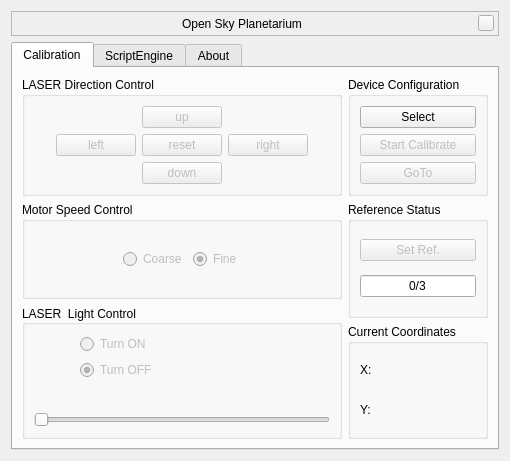
<?xml version="1.0" encoding="UTF-8"?>
<ui version="4.0">
 <class>OSPMainDialog</class>
 <widget class="QWidget" name="OSPMainDialog">
  <property name="geometry">
   <rect>
    <x>0</x>
    <y>0</y>
    <width>510</width>
    <height>461</height>
   </rect>
  </property>
  <property name="focusPolicy">
   <enum>Qt::ClickFocus</enum>
  </property>
  <property name="windowTitle">
   <string>Form</string>
  </property>
  <layout class="QVBoxLayout" name="verticalLayout">
   <item>
    <widget class="BarFrame" name="TitleBar">
     <property name="sizePolicy">
      <sizepolicy hsizetype="Expanding" vsizetype="Minimum">
       <horstretch>0</horstretch>
       <verstretch>0</verstretch>
      </sizepolicy>
     </property>
     <property name="minimumSize">
      <size>
       <width>0</width>
       <height>25</height>
      </size>
     </property>
     <property name="maximumSize">
      <size>
       <width>16777215</width>
       <height>30</height>
      </size>
     </property>
     <property name="focusPolicy">
      <enum>Qt::NoFocus</enum>
     </property>
     <property name="autoFillBackground">
      <bool>false</bool>
     </property>
     <property name="frameShape">
      <enum>QFrame::StyledPanel</enum>
     </property>
     <layout class="QHBoxLayout" name="_2">
      <property name="spacing">
       <number>6</number>
      </property>
      <property name="leftMargin">
       <number>0</number>
      </property>
      <property name="topMargin">
       <number>0</number>
      </property>
      <property name="rightMargin">
       <number>4</number>
      </property>
      <property name="bottomMargin">
       <number>0</number>
      </property>
      <item>
       <spacer name="leftSpacer">
        <property name="orientation">
         <enum>Qt::Horizontal</enum>
        </property>
        <property name="sizeHint" stdset="0">
         <size>
          <width>40</width>
          <height>20</height>
         </size>
        </property>
       </spacer>
      </item>
      <item>
       <widget class="QLabel" name="stelWindowTitle">
        <property name="text">
         <string>Open Sky Planetarium</string>
        </property>
       </widget>
      </item>
      <item>
       <spacer name="rightSpacer">
        <property name="orientation">
         <enum>Qt::Horizontal</enum>
        </property>
        <property name="sizeHint" stdset="0">
         <size>
          <width>40</width>
          <height>20</height>
         </size>
        </property>
       </spacer>
      </item>
      <item>
       <widget class="QPushButton" name="closeStelWindow">
        <property name="minimumSize">
         <size>
          <width>16</width>
          <height>16</height>
         </size>
        </property>
        <property name="maximumSize">
         <size>
          <width>16</width>
          <height>16</height>
         </size>
        </property>
        <property name="focusPolicy">
         <enum>Qt::NoFocus</enum>
        </property>
        <property name="text">
         <string/>
        </property>
       </widget>
      </item>
     </layout>
    </widget>
   </item>
   <item>
    <widget class="QTabWidget" name="tabWidg">
     <property name="tabPosition">
      <enum>QTabWidget::North</enum>
     </property>
     <property name="tabShape">
      <enum>QTabWidget::Rounded</enum>
     </property>
     <property name="currentIndex">
      <number>0</number>
     </property>
     <property name="movable">
      <bool>false</bool>
     </property>
     <property name="tabBarAutoHide">
      <bool>false</bool>
     </property>
     <widget class="QWidget" name="calTab">
      <attribute name="title">
       <string>Calibration</string>
      </attribute>
      <layout class="QHBoxLayout" name="horizontalLayout_4">
       <item>
        <layout class="QVBoxLayout" name="verticalLayout_8">
         <item>
          <widget class="QGroupBox" name="laserDirControl">
           <property name="toolTip">
            <string/>
           </property>
           <property name="title">
            <string>LASER Direction Control</string>
           </property>
           <layout class="QGridLayout" name="gridLayout">
            <item row="2" column="2">
             <widget class="QPushButton" name="mvDown">
              <property name="enabled">
               <bool>false</bool>
              </property>
              <property name="toolTip">
               <string>Makes the LASER move downward only if it is not at (0,0).</string>
              </property>
              <property name="text">
               <string>down</string>
              </property>
             </widget>
            </item>
            <item row="0" column="2">
             <widget class="QPushButton" name="mvUp">
              <property name="enabled">
               <bool>false</bool>
              </property>
              <property name="toolTip">
               <string>Makes the LASER move upwards upto 90 degrees from (0,0).</string>
              </property>
              <property name="text">
               <string>up</string>
              </property>
             </widget>
            </item>
            <item row="1" column="3">
             <widget class="QPushButton" name="mvRight">
              <property name="enabled">
               <bool>false</bool>
              </property>
              <property name="toolTip">
               <string>Makes the LASER move rightwards upto 360 degrees from (0,0).</string>
              </property>
              <property name="text">
               <string>right</string>
              </property>
             </widget>
            </item>
            <item row="1" column="1">
             <widget class="QPushButton" name="mvLeft">
              <property name="enabled">
               <bool>false</bool>
              </property>
              <property name="toolTip">
               <string>Makes the LASER move leftwards only if it is not at (0,0).</string>
              </property>
              <property name="text">
               <string>left</string>
              </property>
             </widget>
            </item>
            <item row="1" column="0">
             <spacer name="horizontalSpacer">
              <property name="orientation">
               <enum>Qt::Horizontal</enum>
              </property>
              <property name="sizeHint" stdset="0">
               <size>
                <width>40</width>
                <height>20</height>
               </size>
              </property>
             </spacer>
            </item>
            <item row="1" column="4">
             <spacer name="horizontalSpacer_2">
              <property name="orientation">
               <enum>Qt::Horizontal</enum>
              </property>
              <property name="sizeHint" stdset="0">
               <size>
                <width>40</width>
                <height>20</height>
               </size>
              </property>
             </spacer>
            </item>
            <item row="1" column="2">
             <widget class="QPushButton" name="reset">
              <property name="enabled">
               <bool>false</bool>
              </property>
              <property name="toolTip">
               <string>Takes the LASER to (0,0).</string>
              </property>
              <property name="text">
               <string>reset</string>
              </property>
             </widget>
            </item>
           </layout>
          </widget>
         </item>
         <item>
          <widget class="QGroupBox" name="MotorSwitchingControl">
           <property name="title">
            <string>Motor Speed Control</string>
           </property>
           <layout class="QHBoxLayout" name="horizontalLayout">
            <item>
             <spacer name="horizontalSpacer_6">
              <property name="orientation">
               <enum>Qt::Horizontal</enum>
              </property>
              <property name="sizeHint" stdset="0">
               <size>
                <width>46</width>
                <height>20</height>
               </size>
              </property>
             </spacer>
            </item>
            <item>
             <widget class="QRadioButton" name="CoarseAdj">
              <property name="enabled">
               <bool>false</bool>
              </property>
              <property name="focusPolicy">
               <enum>Qt::StrongFocus</enum>
              </property>
              <property name="toolTip">
               <string>Makes the movement of LASER fast during its direction control.</string>
              </property>
              <property name="text">
               <string>Coarse</string>
              </property>
              <property name="checked">
               <bool>false</bool>
              </property>
             </widget>
            </item>
            <item>
             <widget class="QRadioButton" name="FineAdj">
              <property name="enabled">
               <bool>false</bool>
              </property>
              <property name="toolTip">
               <string>Makes the movement of LASER slow during its direction control. </string>
              </property>
              <property name="text">
               <string>Fine</string>
              </property>
              <property name="checked">
               <bool>true</bool>
              </property>
             </widget>
            </item>
            <item>
             <spacer name="horizontalSpacer_5">
              <property name="orientation">
               <enum>Qt::Horizontal</enum>
              </property>
              <property name="sizeHint" stdset="0">
               <size>
                <width>45</width>
                <height>20</height>
               </size>
              </property>
             </spacer>
            </item>
           </layout>
          </widget>
         </item>
         <item>
          <widget class="QGroupBox" name="laserlightControl">
           <property name="contextMenuPolicy">
            <enum>Qt::PreventContextMenu</enum>
           </property>
           <property name="toolTip">
            <string/>
           </property>
           <property name="title">
            <string>LASER  Light Control</string>
           </property>
           <property name="alignment">
            <set>Qt::AlignLeading|Qt::AlignLeft|Qt::AlignVCenter</set>
           </property>
           <layout class="QFormLayout" name="formLayout">
            <item row="0" column="0">
             <spacer name="horizontalSpacer_3">
              <property name="orientation">
               <enum>Qt::Horizontal</enum>
              </property>
              <property name="sizeHint" stdset="0">
               <size>
                <width>40</width>
                <height>20</height>
               </size>
              </property>
             </spacer>
            </item>
            <item row="0" column="1">
             <widget class="QRadioButton" name="laserOn">
              <property name="enabled">
               <bool>false</bool>
              </property>
              <property name="focusPolicy">
               <enum>Qt::StrongFocus</enum>
              </property>
              <property name="toolTip">
               <string>Turns the LASER on and enables slider to control intensity.</string>
              </property>
              <property name="text">
               <string>Turn ON</string>
              </property>
              <property name="checked">
               <bool>false</bool>
              </property>
              <attribute name="buttonGroup">
               <string notr="true">buttonGroup</string>
              </attribute>
             </widget>
            </item>
            <item row="2" column="1">
             <widget class="QRadioButton" name="laserOff">
              <property name="enabled">
               <bool>false</bool>
              </property>
              <property name="toolTip">
               <string>Turns the LASER off and sends the slider to its initial position. </string>
              </property>
              <property name="text">
               <string>Turn OFF</string>
              </property>
              <property name="checked">
               <bool>true</bool>
              </property>
              <attribute name="buttonGroup">
               <string notr="true">buttonGroup</string>
              </attribute>
             </widget>
            </item>
            <item row="3" column="1">
             <spacer name="horizontalSpacer_4">
              <property name="orientation">
               <enum>Qt::Horizontal</enum>
              </property>
              <property name="sizeHint" stdset="0">
               <size>
                <width>40</width>
                <height>20</height>
               </size>
              </property>
             </spacer>
            </item>
            <item row="4" column="0" colspan="2">
             <widget class="QSlider" name="intensity">
              <property name="enabled">
               <bool>false</bool>
              </property>
              <property name="toolTip">
               <string>Controls the intensity of LASER. Drag the slider to change the intensity.</string>
              </property>
              <property name="minimum">
               <number>50</number>
              </property>
              <property name="maximum">
               <number>255</number>
              </property>
              <property name="value">
               <number>50</number>
              </property>
              <property name="sliderPosition">
               <number>50</number>
              </property>
              <property name="tracking">
               <bool>false</bool>
              </property>
              <property name="orientation">
               <enum>Qt::Horizontal</enum>
              </property>
             </widget>
            </item>
           </layout>
          </widget>
         </item>
        </layout>
       </item>
       <item>
        <layout class="QVBoxLayout" name="verticalLayout_6">
         <item>
          <widget class="QGroupBox" name="configDevice">
           <property name="title">
            <string>Device Configuration</string>
           </property>
           <layout class="QVBoxLayout" name="verticalLayout_5">
            <item>
             <widget class="QPushButton" name="selectDev">
              <property name="enabled">
               <bool>true</bool>
              </property>
              <property name="toolTip">
               <string>Selects the connected device.</string>
              </property>
              <property name="text">
               <string>Select</string>
              </property>
             </widget>
            </item>
            <item>
             <widget class="QPushButton" name="startCal">
              <property name="enabled">
               <bool>false</bool>
              </property>
              <property name="toolTip">
               <string>Initializes calibration using 2 or 3 reference stars. Also, it sets the current position of LASER as (0,0).</string>
              </property>
              <property name="text">
               <string>Start Calibrate</string>
              </property>
             </widget>
            </item>
            <item>
             <widget class="QPushButton" name="goTo">
              <property name="enabled">
               <bool>false</bool>
              </property>
              <property name="toolTip">
               <string>Takes the LASER to selected star after calibration has been accomplished.</string>
              </property>
              <property name="text">
               <string>GoTo</string>
              </property>
             </widget>
            </item>
           </layout>
          </widget>
         </item>
         <item>
          <widget class="QGroupBox" name="refStatus">
           <property name="title">
            <string>Reference Status</string>
           </property>
           <layout class="QVBoxLayout" name="verticalLayout_7">
            <item>
             <widget class="QPushButton" name="setRef">
              <property name="enabled">
               <bool>false</bool>
              </property>
              <property name="toolTip">
               <string>Sets reference when a star is selected. It is disabled when three references have been set successfully.</string>
              </property>
              <property name="text">
               <string>Set Ref.</string>
              </property>
             </widget>
            </item>
            <item>
             <widget class="QLineEdit" name="refStat">
              <property name="enabled">
               <bool>true</bool>
              </property>
              <property name="toolTip">
               <string>Displays the number of references set.</string>
              </property>
              <property name="text">
               <string>0/3</string>
              </property>
              <property name="alignment">
               <set>Qt::AlignCenter</set>
              </property>
              <property name="readOnly">
               <bool>true</bool>
              </property>
             </widget>
            </item>
           </layout>
          </widget>
         </item>
         <item>
          <widget class="QGroupBox" name="groupBox_2">
           <property name="toolTip">
            <string/>
           </property>
           <property name="title">
            <string>Current Coordinates</string>
           </property>
           <layout class="QVBoxLayout" name="verticalLayout_2">
            <item>
             <layout class="QHBoxLayout" name="horizontalLayout_5">
              <item>
               <widget class="QLabel" name="label">
                <property name="toolTip">
                 <string>Displays the current horizontal position of LASER in degrees. </string>
                </property>
                <property name="text">
                 <string>X:</string>
                </property>
               </widget>
              </item>
              <item>
               <widget class="QLabel" name="X">
                <property name="text">
                 <string/>
                </property>
               </widget>
              </item>
             </layout>
            </item>
            <item>
             <layout class="QHBoxLayout" name="horizontalLayout_6">
              <item>
               <widget class="QLabel" name="label_3">
                <property name="toolTip">
                 <string>Displays the current vertical position of LASER in degrees.</string>
                </property>
                <property name="text">
                 <string>Y:</string>
                </property>
               </widget>
              </item>
              <item>
               <widget class="QLabel" name="Y">
                <property name="text">
                 <string/>
                </property>
               </widget>
              </item>
             </layout>
            </item>
           </layout>
          </widget>
         </item>
        </layout>
       </item>
      </layout>
     </widget>
     <widget class="QWidget" name="scriptTab">
      <attribute name="title">
       <string>ScriptEngine</string>
      </attribute>
      <widget class="QSplitter" name="splitter">
       <property name="geometry">
        <rect>
         <x>341</x>
         <y>41</y>
         <width>101</width>
         <height>291</height>
        </rect>
       </property>
       <property name="orientation">
        <enum>Qt::Vertical</enum>
       </property>
       <widget class="QSlider" name="volumeChanged">
        <property name="enabled">
         <bool>true</bool>
        </property>
        <property name="sizePolicy">
         <sizepolicy hsizetype="Expanding" vsizetype="Expanding">
          <horstretch>0</horstretch>
          <verstretch>0</verstretch>
         </sizepolicy>
        </property>
        <property name="cursor">
         <cursorShape>BusyCursor</cursorShape>
        </property>
        <property name="value">
         <number>50</number>
        </property>
        <property name="orientation">
         <enum>Qt::Horizontal</enum>
        </property>
       </widget>
       <widget class="QPushButton" name="playui">
        <property name="enabled">
         <bool>false</bool>
        </property>
        <property name="text">
         <string>Play</string>
        </property>
       </widget>
       <widget class="QPushButton" name="stopui">
        <property name="enabled">
         <bool>true</bool>
        </property>
        <property name="text">
         <string>Stop</string>
        </property>
       </widget>
       <widget class="QPushButton" name="openScript">
        <property name="text">
         <string>Open</string>
        </property>
       </widget>
       <widget class="QPushButton" name="saveScript">
        <property name="text">
         <string>Save</string>
        </property>
       </widget>
       <widget class="QPushButton" name="compScript">
        <property name="text">
         <string>Build</string>
        </property>
       </widget>
       <widget class="QPushButton" name="execScript">
        <property name="enabled">
         <bool>true</bool>
        </property>
        <property name="text">
         <string>Build + Run</string>
        </property>
       </widget>
      </widget>
      <widget class="QSplitter" name="splitter_2">
       <property name="geometry">
        <rect>
         <x>10</x>
         <y>10</y>
         <width>431</width>
         <height>23</height>
        </rect>
       </property>
       <property name="orientation">
        <enum>Qt::Horizontal</enum>
       </property>
       <widget class="QPushButton" name="gt">
        <property name="text">
         <string>Goto</string>
        </property>
       </widget>
       <widget class="QPushButton" name="pl">
        <property name="text">
         <string>Audio</string>
        </property>
       </widget>
       <widget class="QPushButton" name="wt">
        <property name="text">
         <string>WAIT</string>
        </property>
       </widget>
       <widget class="QPushButton" name="lo">
        <property name="text">
         <string>LASER ON/OFF</string>
        </property>
       </widget>
      </widget>
      <widget class="QTextEdit" name="scriptEdit">
       <property name="geometry">
        <rect>
         <x>13</x>
         <y>42</y>
         <width>321</width>
         <height>291</height>
        </rect>
       </property>
       <property name="autoFillBackground">
        <bool>true</bool>
       </property>
       <property name="inputMethodHints">
        <set>Qt::ImhLowercaseOnly|Qt::ImhMultiLine|Qt::ImhNoAutoUppercase</set>
       </property>
       <property name="frameShape">
        <enum>QFrame::StyledPanel</enum>
       </property>
       <property name="readOnly">
        <bool>false</bool>
       </property>
      </widget>
     </widget>
     <widget class="QWidget" name="abtTab">
      <attribute name="title">
       <string>About</string>
      </attribute>
      <layout class="QVBoxLayout" name="verticalLayout_4">
       <item>
        <widget class="QTextBrowser" name="textBrowser">
         <property name="html">
          <string>&lt;!DOCTYPE HTML PUBLIC &quot;-//W3C//DTD HTML 4.0//EN&quot; &quot;http://www.w3.org/TR/REC-html40/strict.dtd&quot;&gt;
&lt;html&gt;&lt;head&gt;&lt;meta name=&quot;qrichtext&quot; content=&quot;1&quot; /&gt;&lt;style type=&quot;text/css&quot;&gt;
p, li { white-space: pre-wrap; }
&lt;/style&gt;&lt;/head&gt;&lt;body style=&quot; font-family:'Ubuntu'; font-size:11pt; font-weight:400; font-style:normal;&quot;&gt;
&lt;p style=&quot; margin-top:0px; margin-bottom:0px; margin-left:0px; margin-right:0px; -qt-block-indent:0; text-indent:0px;&quot;&gt;&lt;span style=&quot; font-family:'Sans Serif'; font-size:20pt; font-weight:600; text-decoration: underline;&quot;&gt;OpenSkyPlanetarium&lt;/span&gt;&lt;/p&gt;
&lt;p style=&quot;-qt-paragraph-type:empty; margin-top:0px; margin-bottom:0px; margin-left:0px; margin-right:0px; -qt-block-indent:0; text-indent:0px; font-family:'Sans Serif'; font-size:9pt;&quot;&gt;&lt;br /&gt;&lt;/p&gt;
&lt;p style=&quot;-qt-paragraph-type:empty; margin-top:0px; margin-bottom:0px; margin-left:0px; margin-right:0px; -qt-block-indent:0; text-indent:0px; font-family:'Sans Serif'; font-size:9pt;&quot;&gt;&lt;br /&gt;&lt;/p&gt;
&lt;p style=&quot; margin-top:0px; margin-bottom:0px; margin-left:0px; margin-right:0px; -qt-block-indent:0; text-indent:0px;&quot;&gt;&lt;span style=&quot; font-family:'Sans Serif'; font-size:9pt;&quot;&gt;An Open Source Initiative by IIT Bombay to bring interesting objects in the Open Sky closer to the common masses and school childrens.&lt;/span&gt;&lt;/p&gt;
&lt;p style=&quot;-qt-paragraph-type:empty; margin-top:0px; margin-bottom:0px; margin-left:0px; margin-right:0px; -qt-block-indent:0; text-indent:0px; font-family:'Sans Serif'; font-size:9pt;&quot;&gt;&lt;br /&gt;&lt;/p&gt;
&lt;p style=&quot;-qt-paragraph-type:empty; margin-top:0px; margin-bottom:0px; margin-left:0px; margin-right:0px; -qt-block-indent:0; text-indent:0px; font-family:'Sans Serif'; font-size:9pt;&quot;&gt;&lt;br /&gt;&lt;/p&gt;
&lt;p style=&quot; margin-top:0px; margin-bottom:0px; margin-left:0px; margin-right:0px; -qt-block-indent:0; text-indent:0px;&quot;&gt;&lt;span style=&quot; font-family:'Sans Serif'; font-size:9pt;&quot;&gt;Contact: IIT Bombay&lt;/span&gt;&lt;/p&gt;
&lt;p style=&quot; margin-top:0px; margin-bottom:0px; margin-left:0px; margin-right:0px; -qt-block-indent:0; text-indent:0px;&quot;&gt;&lt;span style=&quot; font-family:'Sans Serif'; font-size:9pt;&quot;&gt;Email: openskyplanetarium@fossee.in&lt;/span&gt;&lt;/p&gt;&lt;/body&gt;&lt;/html&gt;</string>
         </property>
        </widget>
       </item>
      </layout>
     </widget>
    </widget>
   </item>
  </layout>
 </widget>
 <customwidgets>
  <customwidget>
   <class>BarFrame</class>
   <extends>QFrame</extends>
   <header>Dialog.hpp</header>
   <container>1</container>
  </customwidget>
 </customwidgets>
 <resources/>
 <connections/>
 <buttongroups>
  <buttongroup name="buttonGroup"/>
 </buttongroups>
</ui>
